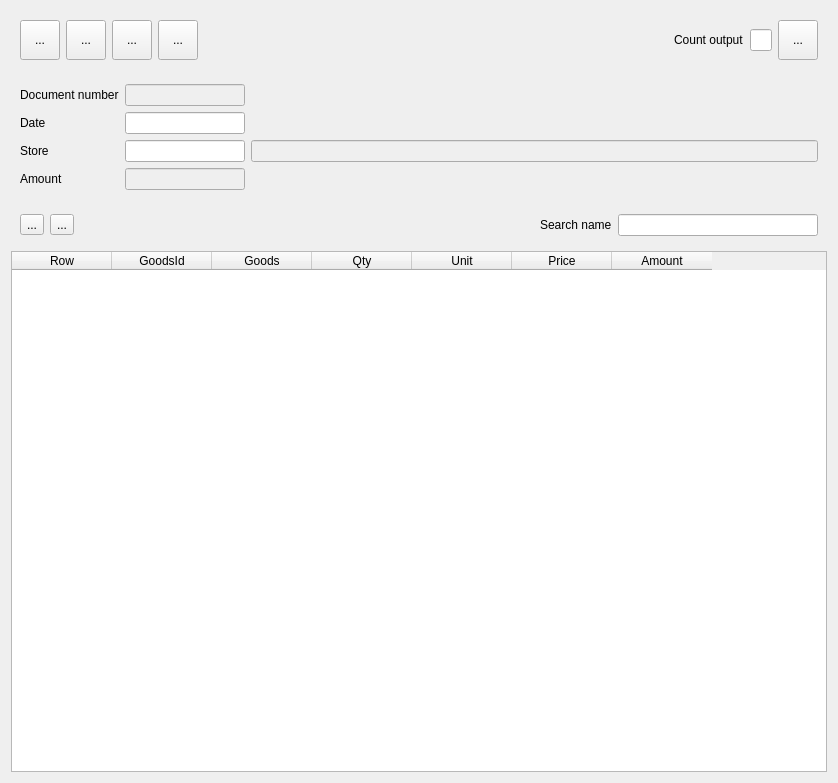
<?xml version="1.0" encoding="UTF-8"?>
<ui version="4.0">
 <class>WStoreEntry</class>
 <widget class="QWidget" name="WStoreEntry">
  <property name="geometry">
   <rect>
    <x>0</x>
    <y>0</y>
    <width>838</width>
    <height>783</height>
   </rect>
  </property>
  <property name="windowTitle">
   <string>Form</string>
  </property>
  <layout class="QVBoxLayout" name="verticalLayout">
   <item>
    <widget class="QWidget" name="widget_3" native="true">
     <layout class="QHBoxLayout" name="horizontalLayout_2">
      <item>
       <widget class="QToolButton" name="btnSave">
        <property name="minimumSize">
         <size>
          <width>40</width>
          <height>40</height>
         </size>
        </property>
        <property name="text">
         <string>...</string>
        </property>
        <property name="icon">
         <iconset resource="../Resort/res.qrc">
          <normaloff>:/images/save.png</normaloff>:/images/save.png</iconset>
        </property>
        <property name="iconSize">
         <size>
          <width>24</width>
          <height>24</height>
         </size>
        </property>
       </widget>
      </item>
      <item>
       <widget class="QToolButton" name="btnPrint">
        <property name="minimumSize">
         <size>
          <width>40</width>
          <height>40</height>
         </size>
        </property>
        <property name="text">
         <string>...</string>
        </property>
        <property name="icon">
         <iconset resource="../Resort/res.qrc">
          <normaloff>:/images/printer.png</normaloff>:/images/printer.png</iconset>
        </property>
        <property name="iconSize">
         <size>
          <width>24</width>
          <height>24</height>
         </size>
        </property>
       </widget>
      </item>
      <item>
       <widget class="QToolButton" name="btnExcel">
        <property name="minimumSize">
         <size>
          <width>40</width>
          <height>40</height>
         </size>
        </property>
        <property name="text">
         <string>...</string>
        </property>
        <property name="icon">
         <iconset resource="../Resort/res.qrc">
          <normaloff>:/images/excel.png</normaloff>:/images/excel.png</iconset>
        </property>
        <property name="iconSize">
         <size>
          <width>24</width>
          <height>24</height>
         </size>
        </property>
       </widget>
      </item>
      <item>
       <widget class="QToolButton" name="btnRemove">
        <property name="minimumSize">
         <size>
          <width>40</width>
          <height>40</height>
         </size>
        </property>
        <property name="text">
         <string>...</string>
        </property>
        <property name="icon">
         <iconset resource="../Resort/res.qrc">
          <normaloff>:/images/garbage.png</normaloff>:/images/garbage.png</iconset>
        </property>
        <property name="iconSize">
         <size>
          <width>24</width>
          <height>24</height>
         </size>
        </property>
       </widget>
      </item>
      <item>
       <spacer name="horizontalSpacer_2">
        <property name="orientation">
         <enum>Qt::Horizontal</enum>
        </property>
        <property name="sizeHint" stdset="0">
         <size>
          <width>655</width>
          <height>20</height>
         </size>
        </property>
       </spacer>
      </item>
      <item>
       <widget class="QLabel" name="label_5">
        <property name="text">
         <string>Count output</string>
        </property>
       </widget>
      </item>
      <item>
       <widget class="EDateEdit" name="deLastDate"/>
      </item>
      <item>
       <widget class="QToolButton" name="btnCalculate">
        <property name="minimumSize">
         <size>
          <width>40</width>
          <height>40</height>
         </size>
        </property>
        <property name="text">
         <string>...</string>
        </property>
        <property name="icon">
         <iconset resource="../Resort/res.qrc">
          <normaloff>:/images/calculator.png</normaloff>:/images/calculator.png</iconset>
        </property>
        <property name="iconSize">
         <size>
          <width>24</width>
          <height>24</height>
         </size>
        </property>
       </widget>
      </item>
     </layout>
    </widget>
   </item>
   <item>
    <widget class="QWidget" name="widget" native="true">
     <layout class="QGridLayout" name="gridLayout">
      <item row="0" column="0">
       <widget class="QLabel" name="label">
        <property name="text">
         <string>Document number</string>
        </property>
       </widget>
      </item>
      <item row="0" column="1">
       <widget class="EQLineEdit" name="leDocNum">
        <property name="enabled">
         <bool>false</bool>
        </property>
        <property name="maximumSize">
         <size>
          <width>120</width>
          <height>16777215</height>
         </size>
        </property>
       </widget>
      </item>
      <item row="1" column="0">
       <widget class="QLabel" name="label_2">
        <property name="text">
         <string>Date</string>
        </property>
       </widget>
      </item>
      <item row="1" column="1">
       <widget class="EDateEdit" name="deDate">
        <property name="maximumSize">
         <size>
          <width>120</width>
          <height>16777215</height>
         </size>
        </property>
       </widget>
      </item>
      <item row="2" column="0">
       <widget class="QLabel" name="label_3">
        <property name="text">
         <string>Store</string>
        </property>
       </widget>
      </item>
      <item row="2" column="1">
       <widget class="EQLineEdit" name="leStore">
        <property name="maximumSize">
         <size>
          <width>120</width>
          <height>16777215</height>
         </size>
        </property>
       </widget>
      </item>
      <item row="2" column="2">
       <widget class="EQLineEdit" name="leStoreName">
        <property name="enabled">
         <bool>false</bool>
        </property>
       </widget>
      </item>
      <item row="3" column="0">
       <widget class="QLabel" name="label_4">
        <property name="text">
         <string>Amount</string>
        </property>
       </widget>
      </item>
      <item row="3" column="1">
       <widget class="EQLineEdit" name="leAmount">
        <property name="enabled">
         <bool>false</bool>
        </property>
        <property name="maximumSize">
         <size>
          <width>120</width>
          <height>16777215</height>
         </size>
        </property>
       </widget>
      </item>
     </layout>
    </widget>
   </item>
   <item>
    <widget class="QWidget" name="widget_2" native="true">
     <layout class="QHBoxLayout" name="horizontalLayout">
      <item>
       <widget class="QToolButton" name="toolButton">
        <property name="text">
         <string>...</string>
        </property>
        <property name="icon">
         <iconset resource="../Resort/res.qrc">
          <normaloff>:/images/add.png</normaloff>:/images/add.png</iconset>
        </property>
       </widget>
      </item>
      <item>
       <widget class="QToolButton" name="toolButton_2">
        <property name="text">
         <string>...</string>
        </property>
        <property name="icon">
         <iconset resource="../Resort/res.qrc">
          <normaloff>:/images/garbage.png</normaloff>:/images/garbage.png</iconset>
        </property>
       </widget>
      </item>
      <item>
       <spacer name="horizontalSpacer">
        <property name="orientation">
         <enum>Qt::Horizontal</enum>
        </property>
        <property name="sizeHint" stdset="0">
         <size>
          <width>655</width>
          <height>20</height>
         </size>
        </property>
       </spacer>
      </item>
      <item>
       <widget class="QLabel" name="label_6">
        <property name="text">
         <string>Search name</string>
        </property>
       </widget>
      </item>
      <item>
       <widget class="EQLineEdit" name="leSearch">
        <property name="minimumSize">
         <size>
          <width>200</width>
          <height>0</height>
         </size>
        </property>
       </widget>
      </item>
     </layout>
    </widget>
   </item>
   <item>
    <widget class="EQTableWidget" name="tblData">
     <property name="editTriggers">
      <set>QAbstractItemView::NoEditTriggers</set>
     </property>
     <property name="selectionMode">
      <enum>QAbstractItemView::SingleSelection</enum>
     </property>
     <property name="selectionBehavior">
      <enum>QAbstractItemView::SelectRows</enum>
     </property>
     <column>
      <property name="text">
       <string>Row</string>
      </property>
     </column>
     <column>
      <property name="text">
       <string>GoodsId</string>
      </property>
     </column>
     <column>
      <property name="text">
       <string>Goods</string>
      </property>
     </column>
     <column>
      <property name="text">
       <string>Qty</string>
      </property>
     </column>
     <column>
      <property name="text">
       <string>Unit</string>
      </property>
     </column>
     <column>
      <property name="text">
       <string>Price</string>
      </property>
     </column>
     <column>
      <property name="text">
       <string>Amount</string>
      </property>
     </column>
    </widget>
   </item>
  </layout>
 </widget>
 <customwidgets>
  <customwidget>
   <class>EQLineEdit</class>
   <extends>QLineEdit</extends>
   <header location="global">eqlineedit.h</header>
   <slots>
    <signal>customButtonClicked(bool)</signal>
   </slots>
  </customwidget>
  <customwidget>
   <class>EQTableWidget</class>
   <extends>QTableWidget</extends>
   <header location="global">eqtablewidget.h</header>
  </customwidget>
  <customwidget>
   <class>EDateEdit</class>
   <extends>QLineEdit</extends>
   <header location="global">edateedit.h</header>
  </customwidget>
 </customwidgets>
 <resources>
  <include location="../Resort/res.qrc"/>
 </resources>
 <connections/>
</ui>
